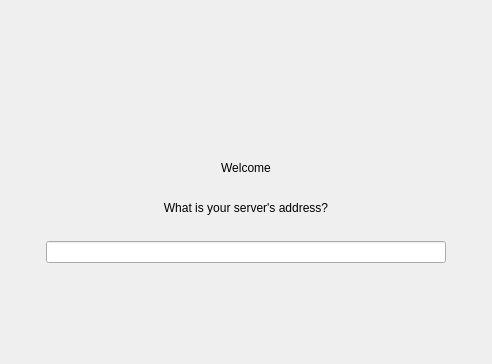
<?xml version="1.0" encoding="UTF-8"?>
<ui version="4.0">
 <class>ServerUrlSetupWizardPage</class>
 <widget class="QWidget" name="ServerUrlSetupWizardPage">
  <property name="geometry">
   <rect>
    <x>0</x>
    <y>0</y>
    <width>492</width>
    <height>364</height>
   </rect>
  </property>
  <property name="windowTitle">
   <string>Form</string>
  </property>
  <layout class="QVBoxLayout" name="verticalLayout">
   <item>
    <spacer name="verticalSpacer_2">
     <property name="orientation">
      <enum>Qt::Orientation::Vertical</enum>
     </property>
     <property name="sizeType">
      <enum>QSizePolicy::Policy::MinimumExpanding</enum>
     </property>
     <property name="sizeHint" stdset="0">
      <size>
       <width>20</width>
       <height>10</height>
      </size>
     </property>
    </spacer>
   </item>
   <item>
    <widget class="QLabel" name="logoLabel">
     <property name="alignment">
      <set>Qt::AlignmentFlag::AlignCenter</set>
     </property>
    </widget>
   </item>
   <item>
    <spacer name="verticalSpacer_4">
     <property name="orientation">
      <enum>Qt::Orientation::Vertical</enum>
     </property>
     <property name="sizeType">
      <enum>QSizePolicy::Policy::Minimum</enum>
     </property>
     <property name="sizeHint" stdset="0">
      <size>
       <width>20</width>
       <height>40</height>
      </size>
     </property>
    </spacer>
   </item>
   <item>
    <widget class="QLabel" name="welcomeTextLabel">
     <property name="text">
      <string>Welcome</string>
     </property>
     <property name="alignment">
      <set>Qt::AlignmentFlag::AlignCenter</set>
     </property>
    </widget>
   </item>
   <item>
    <spacer name="verticalSpacer_3">
     <property name="orientation">
      <enum>Qt::Orientation::Vertical</enum>
     </property>
     <property name="sizeType">
      <enum>QSizePolicy::Policy::Minimum</enum>
     </property>
     <property name="sizeHint" stdset="0">
      <size>
       <width>20</width>
       <height>20</height>
      </size>
     </property>
    </spacer>
   </item>
   <item>
    <widget class="QLabel" name="serverUrlLabel">
     <property name="text">
      <string>What is your server's address?</string>
     </property>
     <property name="alignment">
      <set>Qt::AlignmentFlag::AlignCenter</set>
     </property>
     <property name="buddy">
      <cstring>urlLineEdit</cstring>
     </property>
    </widget>
   </item>
   <item>
    <spacer name="verticalSpacer_5">
     <property name="orientation">
      <enum>Qt::Orientation::Vertical</enum>
     </property>
     <property name="sizeType">
      <enum>QSizePolicy::Policy::Fixed</enum>
     </property>
     <property name="sizeHint" stdset="0">
      <size>
       <width>20</width>
       <height>20</height>
      </size>
     </property>
    </spacer>
   </item>
   <item>
    <layout class="QHBoxLayout" name="horizontalLayout" stretch="1,2,1">
     <item>
      <spacer name="horizontalSpacer">
       <property name="orientation">
        <enum>Qt::Orientation::Horizontal</enum>
       </property>
       <property name="sizeType">
        <enum>QSizePolicy::Policy::MinimumExpanding</enum>
       </property>
       <property name="sizeHint" stdset="0">
        <size>
         <width>10</width>
         <height>20</height>
        </size>
       </property>
      </spacer>
     </item>
     <item>
      <widget class="OCC::PostfixLineEdit" name="urlLineEdit">
       <property name="sizePolicy">
        <sizepolicy hsizetype="MinimumExpanding" vsizetype="Fixed">
         <horstretch>0</horstretch>
         <verstretch>0</verstretch>
        </sizepolicy>
       </property>
       <property name="minimumSize">
        <size>
         <width>400</width>
         <height>0</height>
        </size>
       </property>
       <property name="alignment">
        <set>Qt::AlignmentFlag::AlignCenter</set>
       </property>
      </widget>
     </item>
     <item>
      <spacer name="horizontalSpacer_2">
       <property name="orientation">
        <enum>Qt::Orientation::Horizontal</enum>
       </property>
       <property name="sizeType">
        <enum>QSizePolicy::Policy::MinimumExpanding</enum>
       </property>
       <property name="sizeHint" stdset="0">
        <size>
         <width>10</width>
         <height>20</height>
        </size>
       </property>
      </spacer>
     </item>
    </layout>
   </item>
   <item>
    <spacer name="verticalSpacer">
     <property name="orientation">
      <enum>Qt::Orientation::Vertical</enum>
     </property>
     <property name="sizeType">
      <enum>QSizePolicy::Policy::MinimumExpanding</enum>
     </property>
     <property name="sizeHint" stdset="0">
      <size>
       <width>20</width>
       <height>20</height>
      </size>
     </property>
    </spacer>
   </item>
  </layout>
 </widget>
 <customwidgets>
  <customwidget>
   <class>OCC::PostfixLineEdit</class>
   <extends>QLineEdit</extends>
   <header>postfixlineedit.h</header>
  </customwidget>
 </customwidgets>
 <resources/>
 <connections/>
</ui>
